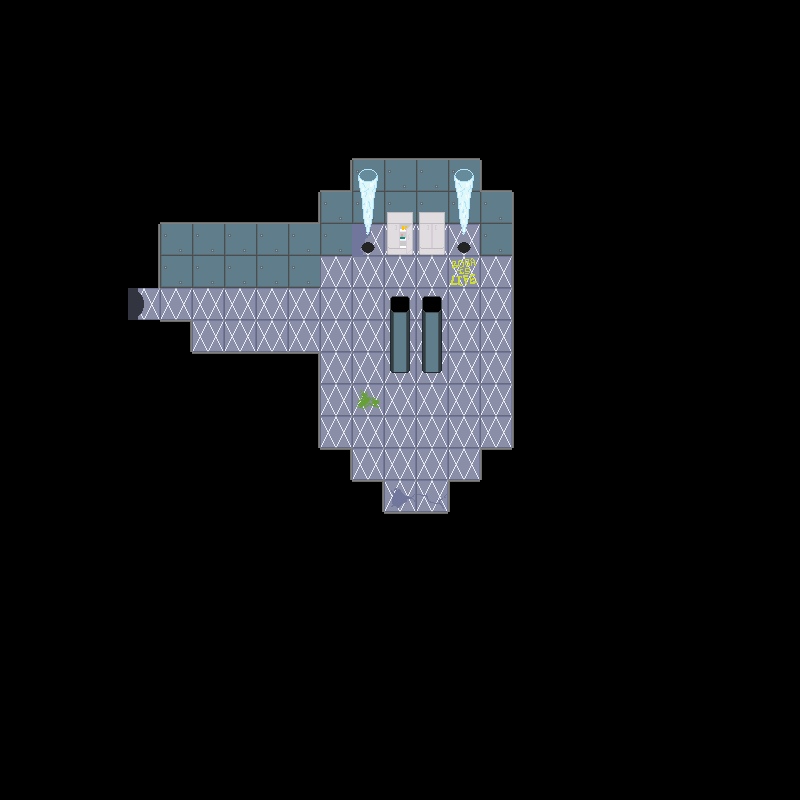

A 2D game scene composited from a Tiled map and its tileset images. What follows is a short description and the map's XML, with every tile layer's data as written:
An orthogonal 25x25 tile map with 32x32 px tiles, 5 tile layers (backgroundLayer, wallLayer, objectLayer, objectAboveLayer, ...), 2 tilesets and 1 object.

<map version="1.2" tiledversion="1.2.3" orientation="orthogonal" renderorder="right-down" width="25" height="25" tilewidth="32" tileheight="32" infinite="0" nextlayerid="7" nextobjectid="2">
 <tileset firstgid="1" name="f2tiles" tilewidth="32" tileheight="32" tilecount="56" columns="8">
  <image source="../../assets/Floor 2/f2spritesheet.png" width="256" height="224" />
 </tileset>
 <tileset firstgid="57" name="f2objs" tilewidth="32" tileheight="32" tilecount="16" columns="4">
  <image source="../../assets/Floor 2/objspritesheet.png" width="128" height="128" />
 </tileset>
 <layer id="1" name="backgroundLayer" width="25" height="25">
  <data encoding="csv">
1,1,1,1,1,1,1,1,1,1,1,1,1,1,1,1,1,1,1,1,1,1,1,1,1,
1,1,1,1,1,1,1,1,1,1,1,1,1,1,1,1,1,1,1,1,1,1,1,1,1,
1,1,1,1,1,1,1,1,1,1,1,1,1,1,1,1,1,1,1,1,1,1,1,1,1,
1,1,1,1,1,1,1,1,1,1,1,1,1,1,1,1,1,1,1,1,1,1,1,1,1,
1,1,1,1,1,1,1,1,1,1,1,1,1,1,1,1,1,1,1,1,1,1,1,1,1,
1,1,1,1,1,1,1,1,1,1,1,1,1,1,1,1,1,1,1,1,1,1,1,1,1,
1,1,1,1,1,1,1,1,1,1,1,1,1,1,1,1,1,1,1,1,1,1,1,1,1,
1,1,1,1,1,1,1,1,1,1,1,39,36,36,36,1,1,1,1,1,1,1,1,1,1,
1,1,1,1,1,1,1,1,1,1,36,36,36,36,45,36,1,1,1,1,1,1,1,1,1,
1,1,1,1,11,36,36,36,36,36,36,36,36,36,36,36,1,1,1,1,1,1,1,1,1,
1,1,1,1,1,1,36,36,36,36,36,36,36,36,36,36,1,1,1,1,1,1,1,1,1,
1,1,1,1,1,1,1,1,1,1,36,36,36,36,36,36,1,1,1,1,1,1,1,1,1,
1,1,1,1,1,1,1,1,1,1,36,43,36,36,36,36,1,1,1,1,1,1,1,1,1,
1,1,1,1,1,1,1,1,1,1,36,36,36,36,36,36,1,1,1,1,1,1,1,1,1,
1,1,1,1,1,1,1,1,1,1,1,36,36,36,36,1,1,1,1,1,1,1,1,1,1,
1,1,1,1,1,1,1,1,1,1,1,1,41,42,1,1,1,1,1,1,1,1,1,1,1,
1,1,1,1,1,1,1,1,1,1,1,1,1,1,1,1,1,1,1,1,1,1,1,1,1,
1,1,1,1,1,1,1,1,1,1,1,1,1,1,1,1,1,1,1,1,1,1,1,1,1,
1,1,1,1,1,1,1,1,1,1,1,1,1,1,1,1,1,1,1,1,1,1,1,1,1,
1,1,1,1,1,1,1,1,1,1,1,1,1,1,1,1,1,1,1,1,1,1,1,1,1,
1,1,1,1,1,1,1,1,1,1,1,1,1,1,1,1,1,1,1,1,1,1,1,1,1,
1,1,1,1,1,1,1,1,1,1,1,1,1,1,1,1,1,1,1,1,1,1,1,1,1,
1,1,1,1,1,1,1,1,1,1,1,1,1,1,1,1,1,1,1,1,1,1,1,1,1,
1,1,1,1,1,1,1,1,1,1,1,1,1,1,1,1,1,1,1,1,1,1,1,1,1,
1,1,1,1,1,1,1,1,1,1,1,1,1,1,1,1,1,1,1,1,1,1,1,1,1
</data>
 </layer>
 <layer id="2" name="wallLayer" width="25" height="25">
  <data encoding="csv">
0,0,0,0,0,0,0,0,0,0,0,0,0,0,0,0,0,0,0,0,0,0,0,0,0,
0,0,0,0,0,0,0,0,0,0,0,0,0,0,0,0,0,0,0,0,0,0,0,0,0,
0,0,0,0,0,0,0,0,0,0,0,0,0,0,0,0,0,0,0,0,0,0,0,0,0,
0,0,0,0,0,0,0,0,0,0,0,0,0,0,0,0,0,0,0,0,0,0,0,0,0,
0,0,0,0,0,0,0,0,0,0,1,7,7,7,7,1,0,0,0,0,0,0,0,0,0,
0,0,0,0,0,0,0,0,0,1,4,30,30,30,30,3,1,0,0,0,0,0,0,0,0,
0,0,0,0,1,7,7,7,7,4,30,30,30,30,30,30,6,0,0,0,0,0,0,0,0,
0,0,0,0,5,30,30,30,30,30,30,0,0,0,0,30,6,0,0,0,0,0,0,0,0,
0,0,0,1,5,30,30,30,30,30,0,0,0,0,0,0,6,0,0,0,0,0,0,0,0,
0,0,0,1,0,0,0,0,0,0,0,0,0,0,0,0,6,0,0,0,0,0,0,0,0,
0,0,0,1,1,10,0,0,0,0,0,0,0,0,0,0,6,0,0,0,0,0,0,0,0,
0,0,0,0,0,1,2,2,2,10,0,0,57,57,0,0,6,0,0,0,0,0,0,0,0,
0,0,0,0,0,0,0,0,0,5,0,0,0,0,0,0,6,0,0,0,0,0,0,0,0,
0,0,0,0,0,0,0,0,0,5,0,0,0,0,0,0,6,0,0,0,0,0,0,0,0,
0,0,0,0,0,0,0,0,0,1,10,0,0,0,0,9,1,0,0,0,0,0,0,0,0,
0,0,0,0,0,0,0,0,0,0,1,10,0,0,9,1,0,0,0,0,0,0,0,0,0,
0,0,0,0,0,0,0,0,0,0,0,1,2,2,1,0,0,0,0,0,0,0,0,0,0,
0,0,0,0,0,0,0,0,0,0,0,0,0,0,0,0,0,0,0,0,0,0,0,0,0,
0,0,0,0,0,0,0,0,0,0,0,0,0,0,0,0,0,0,0,0,0,0,0,0,0,
0,0,0,0,0,0,0,0,0,0,0,0,0,0,0,0,0,0,0,0,0,0,0,0,0,
0,0,0,0,0,0,0,0,0,0,0,0,0,0,0,0,0,0,0,0,0,0,0,0,0,
0,0,0,0,0,0,0,0,0,0,0,0,0,0,0,0,0,0,0,0,0,0,0,0,0,
0,0,0,0,0,0,0,0,0,0,0,0,0,0,0,0,0,0,0,0,0,0,0,0,0,
0,0,0,0,0,0,0,0,0,0,0,0,0,0,0,0,0,0,0,0,0,0,0,0,0,
0,0,0,0,0,0,0,0,0,0,0,0,0,0,0,0,0,0,0,0,0,0,0,0,0
</data>
 </layer>
 <layer id="3" name="objectLayer" width="25" height="25">
  <data encoding="csv">
0,0,0,0,0,0,0,0,0,0,0,0,0,0,0,0,0,0,0,0,0,0,0,0,0,
0,0,0,0,0,0,0,0,0,0,0,0,0,0,0,0,0,0,0,0,0,0,0,0,0,
0,0,0,0,0,0,0,0,0,0,0,0,0,0,0,0,0,0,0,0,0,0,0,0,0,
0,0,0,0,0,0,0,0,0,0,0,0,0,0,0,0,0,0,0,0,0,0,0,0,0,
0,0,0,0,0,0,0,0,0,0,0,0,0,0,0,0,0,0,0,0,0,0,0,0,0,
0,0,0,0,0,0,0,0,0,0,0,59,0,0,59,0,0,0,0,0,0,0,0,0,0,
0,0,0,0,0,0,0,0,0,0,0,60,0,0,60,0,0,0,0,0,0,0,0,0,0,
0,0,0,0,0,0,0,0,0,0,0,64,66,65,64,0,0,0,0,0,0,0,0,0,0,
0,0,0,0,0,0,0,0,0,0,0,0,0,0,0,0,0,0,0,0,0,0,0,0,0,
0,0,0,0,0,0,0,0,0,0,0,0,0,0,0,0,0,0,0,0,0,0,0,0,0,
0,0,0,0,0,0,0,0,0,0,0,0,0,0,0,0,0,0,0,0,0,0,0,0,0,
0,0,0,0,0,0,0,0,0,0,0,0,0,0,0,0,0,0,0,0,0,0,0,0,0,
0,0,0,0,0,0,0,0,0,0,0,0,0,0,0,0,0,0,0,0,0,0,0,0,0,
0,0,0,0,0,0,0,0,0,0,0,0,0,0,0,0,0,0,0,0,0,0,0,0,0,
0,0,0,0,0,0,0,0,0,0,0,0,0,0,0,0,0,0,0,0,0,0,0,0,0,
0,0,0,0,0,0,0,0,0,0,0,0,0,0,0,0,0,0,0,0,0,0,0,0,0,
0,0,0,0,0,0,0,0,0,0,0,0,0,0,0,0,0,0,0,0,0,0,0,0,0,
0,0,0,0,0,0,0,0,0,0,0,0,0,0,0,0,0,0,0,0,0,0,0,0,0,
0,0,0,0,0,0,0,0,0,0,0,0,0,0,0,0,0,0,0,0,0,0,0,0,0,
0,0,0,0,0,0,0,0,0,0,0,0,0,0,0,0,0,0,0,0,0,0,0,0,0,
0,0,0,0,0,0,0,0,0,0,0,0,0,0,0,0,0,0,0,0,0,0,0,0,0,
0,0,0,0,0,0,0,0,0,0,0,0,0,0,0,0,0,0,0,0,0,0,0,0,0,
0,0,0,0,0,0,0,0,0,0,0,0,0,0,0,0,0,0,0,0,0,0,0,0,0,
0,0,0,0,0,0,0,0,0,0,0,0,0,0,0,0,0,0,0,0,0,0,0,0,0,
0,0,0,0,0,0,0,0,0,0,0,0,0,0,0,0,0,0,0,0,0,0,0,0,0
</data>
 </layer>
 <layer id="4" name="objectAboveLayer" width="25" height="25">
  <data encoding="csv">
0,0,0,0,0,0,0,0,0,0,0,0,0,0,0,0,0,0,0,0,0,0,0,0,0,
0,0,0,0,0,0,0,0,0,0,0,0,0,0,0,0,0,0,0,0,0,0,0,0,0,
0,0,0,0,0,0,0,0,0,0,0,0,0,0,0,0,0,0,0,0,0,0,0,0,0,
0,0,0,0,0,0,0,0,0,0,0,0,0,0,0,0,0,0,0,0,0,0,0,0,0,
0,0,0,0,0,0,0,0,0,0,0,0,0,0,0,0,0,0,0,0,0,0,0,0,0,
0,0,0,0,0,0,0,0,0,0,0,0,0,0,0,0,0,0,0,0,0,0,0,0,0,
0,0,0,0,0,0,0,0,0,0,0,0,63,63,0,0,0,0,0,0,0,0,0,0,0,
0,0,0,0,0,0,0,0,0,0,0,0,0,0,0,0,0,0,0,0,0,0,0,0,0,
0,0,0,0,0,0,0,0,0,0,0,0,0,0,0,0,0,0,0,0,0,0,0,0,0,
0,0,0,0,0,0,0,0,0,0,0,0,0,0,0,0,0,0,0,0,0,0,0,0,0,
0,0,0,0,0,0,0,0,0,0,0,0,0,0,0,0,0,0,0,0,0,0,0,0,0,
0,0,0,0,0,0,0,0,0,0,0,0,0,0,0,0,0,0,0,0,0,0,0,0,0,
0,0,0,0,0,0,0,0,0,0,0,0,0,0,0,0,0,0,0,0,0,0,0,0,0,
0,0,0,0,0,0,0,0,0,0,0,0,0,0,0,0,0,0,0,0,0,0,0,0,0,
0,0,0,0,0,0,0,0,0,0,0,0,0,0,0,0,0,0,0,0,0,0,0,0,0,
0,0,0,0,0,0,0,0,0,0,0,0,0,0,0,0,0,0,0,0,0,0,0,0,0,
0,0,0,0,0,0,0,0,0,0,0,0,0,0,0,0,0,0,0,0,0,0,0,0,0,
0,0,0,0,0,0,0,0,0,0,0,0,0,0,0,0,0,0,0,0,0,0,0,0,0,
0,0,0,0,0,0,0,0,0,0,0,0,0,0,0,0,0,0,0,0,0,0,0,0,0,
0,0,0,0,0,0,0,0,0,0,0,0,0,0,0,0,0,0,0,0,0,0,0,0,0,
0,0,0,0,0,0,0,0,0,0,0,0,0,0,0,0,0,0,0,0,0,0,0,0,0,
0,0,0,0,0,0,0,0,0,0,0,0,0,0,0,0,0,0,0,0,0,0,0,0,0,
0,0,0,0,0,0,0,0,0,0,0,0,0,0,0,0,0,0,0,0,0,0,0,0,0,
0,0,0,0,0,0,0,0,0,0,0,0,0,0,0,0,0,0,0,0,0,0,0,0,0,
0,0,0,0,0,0,0,0,0,0,0,0,0,0,0,0,0,0,0,0,0,0,0,0,0
</data>
 </layer>
 <objectgroup id="6" name="doorLayer">
  <object id="1" gid="16" x="128" y="320" width="32" height="32">
   <properties>
    <property name="door" value="left" />
   </properties>
  </object>
 </objectgroup>
 <layer id="5" name="aboveLayer" width="25" height="25">
  <data encoding="csv">
0,0,0,0,0,0,0,0,0,0,0,0,0,0,0,0,0,0,0,0,0,0,0,0,0,
0,0,0,0,0,0,0,0,0,0,0,0,0,0,0,0,0,0,0,0,0,0,0,0,0,
0,0,0,0,0,0,0,0,0,0,0,0,0,0,0,0,0,0,0,0,0,0,0,0,0,
0,0,0,0,0,0,0,0,0,0,0,0,0,0,0,0,0,0,0,0,0,0,0,0,0,
0,0,0,0,0,0,0,0,0,0,0,0,0,0,0,0,0,0,0,0,0,0,0,0,0,
0,0,0,0,0,0,0,0,0,0,0,0,0,0,0,0,0,0,0,0,0,0,0,0,0,
0,0,0,0,0,0,0,0,0,0,0,0,0,0,0,0,0,0,0,0,0,0,0,0,0,
0,0,0,0,0,0,0,0,0,0,0,0,0,0,0,0,0,0,0,0,0,0,0,0,0,
0,0,0,0,0,0,0,0,0,0,0,0,0,0,0,0,0,0,0,0,0,0,0,0,0,
0,0,0,0,0,0,0,0,0,0,0,0,58,58,0,0,0,0,0,0,0,0,0,0,0,
0,0,0,0,0,0,0,0,0,0,0,0,72,72,0,0,0,0,0,0,0,0,0,0,0,
0,0,0,0,0,0,0,0,0,0,0,0,0,0,0,0,0,0,0,0,0,0,0,0,0,
0,0,0,0,0,0,0,0,0,0,0,0,0,0,0,0,0,0,0,0,0,0,0,0,0,
0,0,0,0,0,0,0,0,0,0,0,0,0,0,0,0,0,0,0,0,0,0,0,0,0,
0,0,0,0,0,0,0,0,0,0,0,0,0,0,0,0,0,0,0,0,0,0,0,0,0,
0,0,0,0,0,0,0,0,0,0,0,0,0,0,0,0,0,0,0,0,0,0,0,0,0,
0,0,0,0,0,0,0,0,0,0,0,0,0,0,0,0,0,0,0,0,0,0,0,0,0,
0,0,0,0,0,0,0,0,0,0,0,0,0,0,0,0,0,0,0,0,0,0,0,0,0,
0,0,0,0,0,0,0,0,0,0,0,0,0,0,0,0,0,0,0,0,0,0,0,0,0,
0,0,0,0,0,0,0,0,0,0,0,0,0,0,0,0,0,0,0,0,0,0,0,0,0,
0,0,0,0,0,0,0,0,0,0,0,0,0,0,0,0,0,0,0,0,0,0,0,0,0,
0,0,0,0,0,0,0,0,0,0,0,0,0,0,0,0,0,0,0,0,0,0,0,0,0,
0,0,0,0,0,0,0,0,0,0,0,0,0,0,0,0,0,0,0,0,0,0,0,0,0,
0,0,0,0,0,0,0,0,0,0,0,0,0,0,0,0,0,0,0,0,0,0,0,0,0,
0,0,0,0,0,0,0,0,0,0,0,0,0,0,0,0,0,0,0,0,0,0,0,0,0
</data>
 </layer>
</map>
